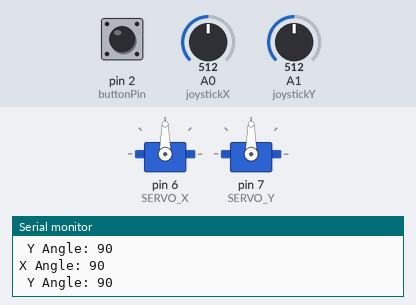
Bench run of a sketch on a simulated Arduino Uno, built with avr-gcc and run on an emulated ATmega328P. Shown: 2 × servo, the last lines printed to the serial monitor. Inputs (shaded band) come from the test bench; at power-on: A0 (joystickX) = 512, A1 (joystickY) = 512, pin 2 (buttonPin) HIGH.

Above: at 1.2 s.
1.3 s: A0 (joystickX) set to 716
At 2.0 s:
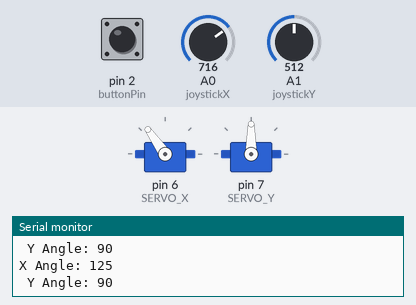
2.8 s: A1 (joystickY) set to 716
At 3.7 s:
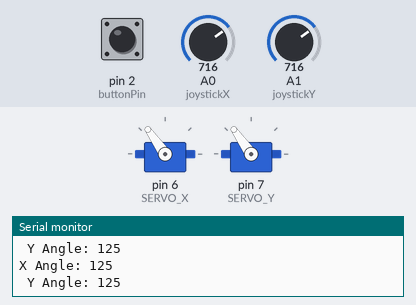
4.3 s: A0 (joystickX) set to 900
At 5.5 s:
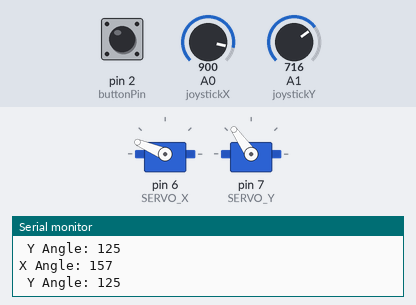
5.8 s: A1 (joystickY) set to 900
At 7.0 s:
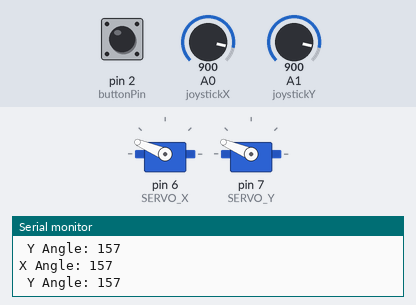
7.3 s: A0 (joystickX) set to 1023
At 7.8 s:
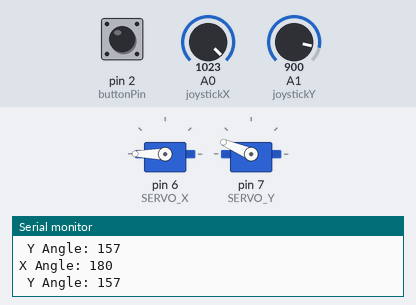
8.8 s: A1 (joystickY) set to 1023
At 9.5 s:
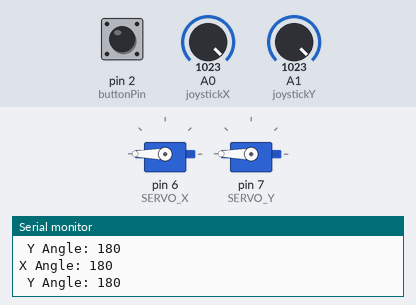
Timing chart, 0 to 11.3 s (numbered marks = the images above; inputs shaded):
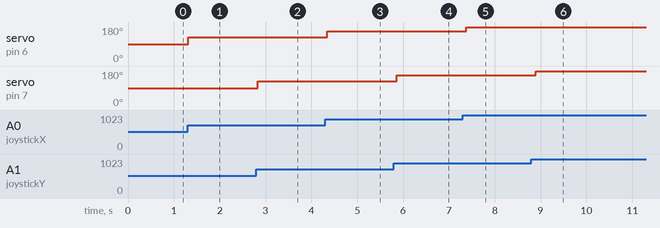

Measured:
- after the input at 1.3 s, servo on pin 6 (SERVO_X): 90° → 125° at once
- after the input at 2.8 s, servo on pin 7 (SERVO_Y): 90° → 125° at once
- after the input at 4.3 s, servo on pin 6 (SERVO_X): 125° → 157° after 0.05 s
- after the input at 5.8 s, servo on pin 7 (SERVO_Y): 125° → 157° after 0.06 s
- after the input at 7.3 s, servo on pin 6 (SERVO_X): 157° → 180° after 0.08 s
- after the input at 8.8 s, servo on pin 7 (SERVO_Y): 157° → 180° after 0.10 s

The sketch:

Servomotor.ino
```cpp
/**
* Auther : Bemwa Emeil
* Date : 4 / 11 / 2024
* Task Name : Servo for camera
*/


//------------------------------------------ Includes -------------------------------------------//

#include <Servo.h>
#include "Servomotor.h"

#define SERVO_X 6
#define SERVO_Y 7

//------------------------------------------ Setup ----------------------------------------------//

void setup() {
  servoX.attach(SERVO_X);
  servoY.attach(SERVO_Y);
  pinMode(buttonPin, INPUT_PULLUP);

  /* Initialize the servo by certain angle */
  servoX.write(angleX);
  servoY.write(angleY);

  Serial.begin(9600);
  Serial.println("Camera Servo Control Initialized");
}


//------------------------------------------ Main Loop ------------------------------------------//

void loop() {

  /** make sure of existence of data recieved from Rasbperry Pi
  if (Serial.available() > 0) {
    String data = Serial.readStringUntil('\n'); // reading data till last line


    sscanf(data.c_str(), "X%f Y%f", &xVal, &yVal);
  }*/

  getAngle();
  updateServoAngles();
  Serial.print("X Angle: ");
  Serial.println(angleX);
  Serial.print(" Y Angle: ");
  Serial.println(angleY);
  if (digitalRead(buttonPin) == LOW) {
    resetPosition();
  }

  delay(100);
}
```

Servomotor.cpp
```cpp
#include "Servomotor.h"
#include <Arduino.h>

Servo servoX;
Servo servoY;

uint16_t joystickX = A0;
uint16_t joystickY = A1;
uint16_t buttonPin = 2;

uint16_t angleX = 90;
uint16_t angleY = 90;
const uint16_t minAngle = 0;
const uint16_t maxAngle = 180;

float xVal;
float yVal;

void resetPosition() {
  angleX = 90;
  angleY = 90;
  servoX.write(angleX);
  servoY.write(angleY);
  Serial.println("Position reset to default (90, 90)");
}

void getAngle() {
  /** to convert the range from ( 1000 : 2000 ) to (-1 : 1 ) , we need some calculations :
 1) minus 1000 from the range to be (0 : 1000)
 2) divided the result by 500 to get the range (0:2)
 3) minus the result by 1 to finally get the range of (-1 : 1)
 */
  xVal = (analogRead(joystickX) / 1023.0) * 2 - 1 ;
  yVal = (analogRead(joystickY) / 1023.0) * 2 - 1 ;

  /* mapping the angles from -100 to 0 and from 100 to 180 */
  angleX = map(xVal * 100 , -100 , 100 , minAngle, maxAngle);
  angleY = map(yVal * 100 , -100 , 100 , minAngle, maxAngle);
}

void updateServoAngles() {
  servoX.write(angleX);
  servoY.write(angleY);
}
```

Servomotor.h
```cpp
#ifndef SERVOMOTOR_H
#define SERVOMOTOR_H

#include <stdint.h>
#include <Servo.h>

void resetPosition();
void getAngle();
void updateServoAngles();


extern Servo servoX;
extern Servo servoY;

extern uint16_t joystickX;
extern uint16_t joystickY;
extern uint16_t  buttonPin;

extern uint16_t angleX;
extern uint16_t angleY;
extern const uint16_t  minAngle;
extern const uint16_t  maxAngle;


#endif 
```
